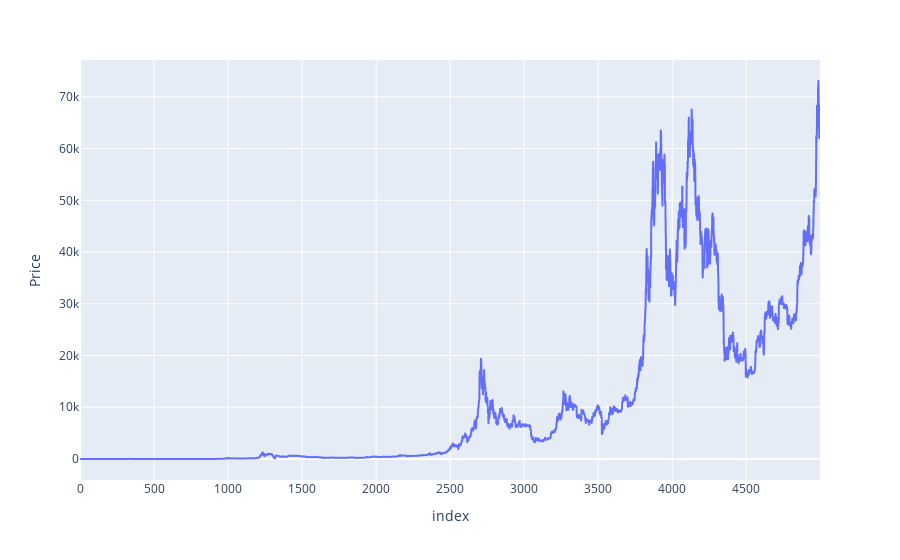

The notebook cell this image was saved under:
### Markdown cell above
## Carga y Procesamiento de los Datos

### Code cell
data_init = pd.read_csv('https://raw.githubusercontent.com/lihkir/Data/refs/heads/main/Bitcoin%20Historical%20Data.csv', sep=',')

df = data_init.copy(deep= True)
df = df[['Date', 'Price']]
df['Price'] = df['Price'].str.replace(',','')

df['Price'] = pd.to_numeric(df['Price'])
df['Date'] = pd.to_datetime(df['Date'])

df.index = df['Date']
df.drop('Date', axis=1, inplace=True)

df = df.sort_index(ascending= True)
df_copy = df.copy(deep= True)
df.reset_index(drop=True, inplace=True)

timeserie = df["Price"]

px.line(df, x= df.index,  y = df['Price'])

### Figure 1 — Plotly figure (JSON) as saved in the notebook; plotly's stock layout.template omitted (floating-point values rounded to 4 significant figures; data arrays with more than 128 entries replaced by an {"elided": "..."} marker saying what was removed)
{"data": [{"hovertemplate": "index=%{x}<br>Price=%{y}<extra></extra>", "legendgroup": "", "line": {"color": "#636efa", "dash": "solid"}, "marker": {"symbol": "circle"}, "mode": "lines", "name": "", "showlegend": false, "type": "scattergl", "x": {"elided": "4999 int values"}, "xaxis": "x", "y": {"elided": "4999 float values"}, "yaxis": "y"}], "layout": {"legend": {"tracegroupgap": 0}, "margin": {"t": 60}, "xaxis": {"anchor": "y", "domain": [0, 1], "title": {"text": "index"}}, "yaxis": {"anchor": "x", "domain": [0, 1], "title": {"text": "Price"}}}}
